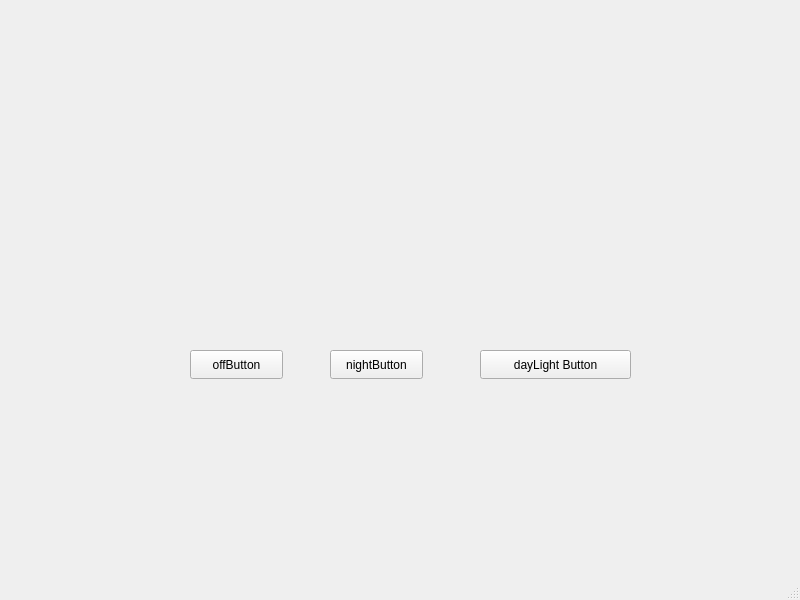
<?xml version="1.0" encoding="UTF-8"?>
<ui version="4.0">
 <class>MainWindow</class>
 <widget class="QMainWindow" name="MainWindow">
  <property name="geometry">
   <rect>
    <x>0</x>
    <y>0</y>
    <width>800</width>
    <height>600</height>
   </rect>
  </property>
  <property name="windowTitle">
   <string>MainWindow</string>
  </property>
  <widget class="QWidget" name="centralwidget">
   <widget class="QLabel" name="dayLight">
    <property name="geometry">
     <rect>
      <x>490</x>
      <y>370</y>
      <width>131</width>
      <height>81</height>
     </rect>
    </property>
    <property name="text">
     <string/>
    </property>
   </widget>
   <widget class="QPushButton" name="dayLightButton">
    <property name="geometry">
     <rect>
      <x>480</x>
      <y>350</y>
      <width>151</width>
      <height>29</height>
     </rect>
    </property>
    <property name="text">
     <string>dayLight Button</string>
    </property>
   </widget>
   <widget class="QPushButton" name="offButton">
    <property name="geometry">
     <rect>
      <x>190</x>
      <y>350</y>
      <width>93</width>
      <height>29</height>
     </rect>
    </property>
    <property name="text">
     <string>offButton</string>
    </property>
   </widget>
   <widget class="QPushButton" name="pushButton">
    <property name="geometry">
     <rect>
      <x>330</x>
      <y>350</y>
      <width>93</width>
      <height>29</height>
     </rect>
    </property>
    <property name="text">
     <string>nightButton</string>
    </property>
   </widget>
   <widget class="QLabel" name="nightLight">
    <property name="geometry">
     <rect>
      <x>330</x>
      <y>370</y>
      <width>131</width>
      <height>81</height>
     </rect>
    </property>
    <property name="text">
     <string/>
    </property>
   </widget>
  </widget>
  <widget class="QMenuBar" name="menubar">
   <property name="geometry">
    <rect>
     <x>0</x>
     <y>0</y>
     <width>800</width>
     <height>26</height>
    </rect>
   </property>
  </widget>
  <widget class="QStatusBar" name="statusbar"/>
 </widget>
 <resources/>
 <connections/>
</ui>
